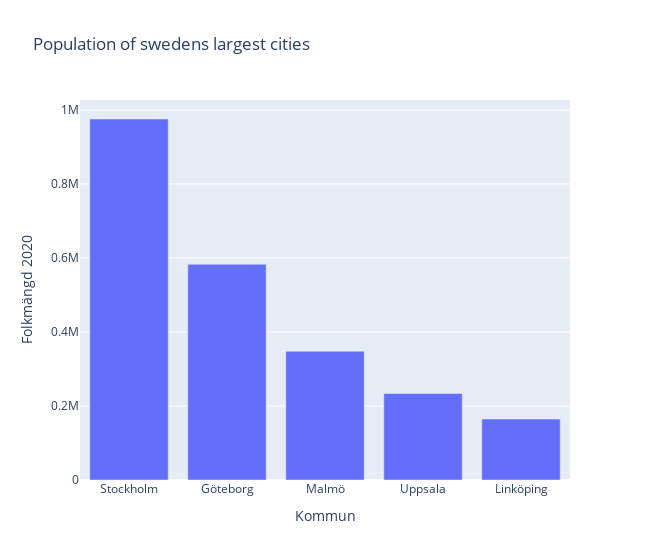
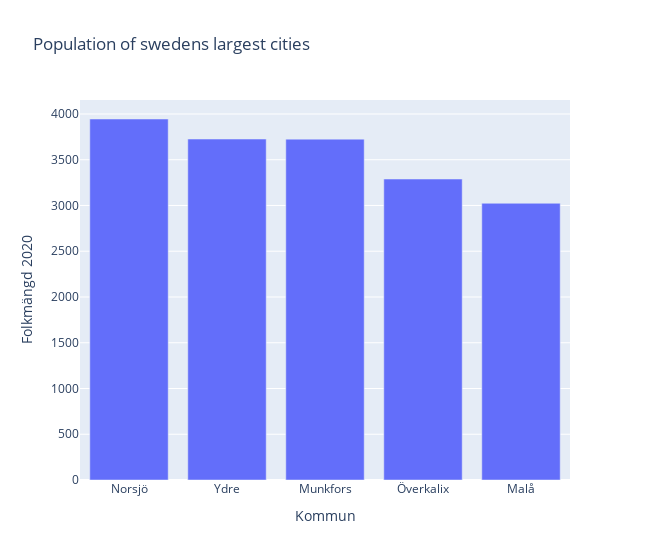

The code cell stored with these charts, in order, in its notebook:
### Code cell
# f)
swedish_pop_largest_cities = df[:5]
swedish_pop_smallest_cities = df[-5:]
swedish_pop_largest_cities
swedish_pop_smallest_cities

swedish_pop_largest_cities = px.bar(
    data_frame=swedish_pop_largest_cities,
    width=650,
    x="Kommun",
    y="Folkmängd 2020",
    title="Population of swedens largest cities"
)

swedish_pop_smallest_cities = px.bar(
    data_frame=swedish_pop_smallest_cities,
    width=650,
    x="Kommun",
    y="Folkmängd 2020",
    title="Population of swedens largest cities"
)

swedish_pop_largest_cities.show()
swedish_pop_smallest_cities.show()

### Figure 1 — Plotly figure (JSON) as saved in the notebook; plotly's stock layout.template omitted (floating-point values rounded to 4 significant figures)
{"data": [{"alignmentgroup": "True", "hovertemplate": "Kommun=%{x}<br>Folkmängd 2020=%{y}<extra></extra>", "legendgroup": "", "marker": {"color": "#636efa", "pattern": {"shape": ""}}, "name": "", "offsetgroup": "", "orientation": "v", "showlegend": false, "textposition": "auto", "type": "bar", "x": ["Stockholm", "Göteborg", "Malmö", "Uppsala", "Linköping"], "xaxis": "x", "y": [975551, 583056, 347949, 233839, 164616], "yaxis": "y"}], "layout": {"barmode": "relative", "legend": {"tracegroupgap": 0}, "title": {"text": "Population of swedens largest cities"}, "width": 650, "xaxis": {"anchor": "y", "domain": [0, 1], "title": {"text": "Kommun"}}, "yaxis": {"anchor": "x", "domain": [0, 1], "title": {"text": "Folkmängd 2020"}}}}

### Figure 2 — Plotly figure (JSON) as saved in the notebook; plotly's stock layout.template omitted (floating-point values rounded to 4 significant figures)
{"data": [{"alignmentgroup": "True", "hovertemplate": "Kommun=%{x}<br>Folkmängd 2020=%{y}<extra></extra>", "legendgroup": "", "marker": {"color": "#636efa", "pattern": {"shape": ""}}, "name": "", "offsetgroup": "", "orientation": "v", "showlegend": false, "textposition": "auto", "type": "bar", "x": ["Norsjö", "Ydre", "Munkfors", "Överkalix", "Malå"], "xaxis": "x", "y": [3945, 3726, 3725, 3289, 3024], "yaxis": "y"}], "layout": {"barmode": "relative", "legend": {"tracegroupgap": 0}, "title": {"text": "Population of swedens largest cities"}, "width": 650, "xaxis": {"anchor": "y", "domain": [0, 1], "title": {"text": "Kommun"}}, "yaxis": {"anchor": "x", "domain": [0, 1], "title": {"text": "Folkmängd 2020"}}}}
